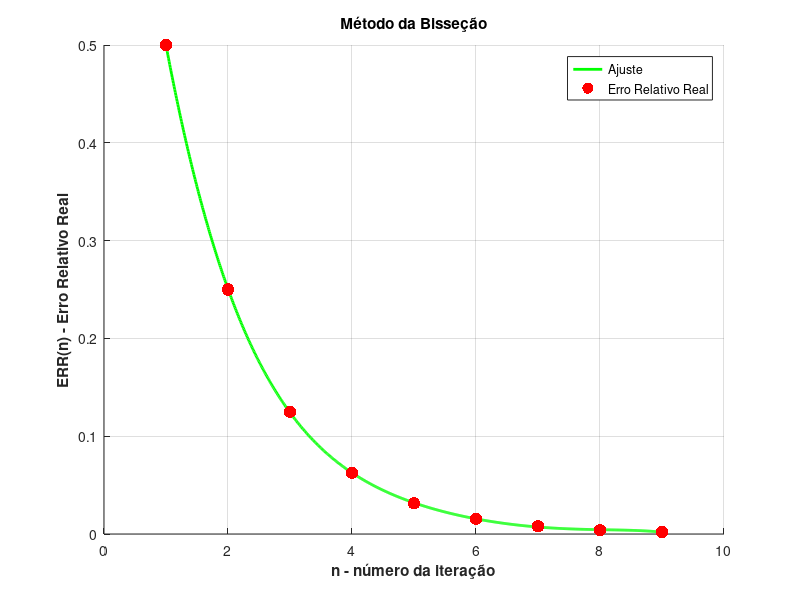
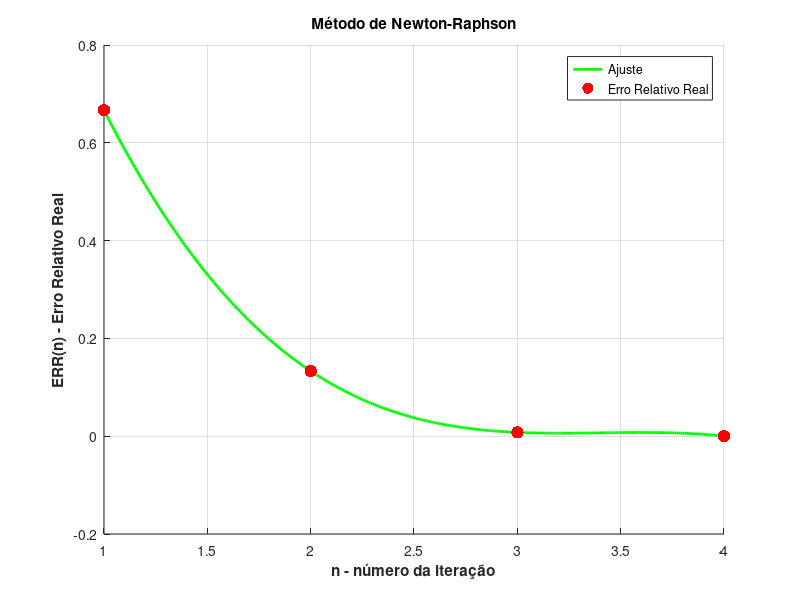
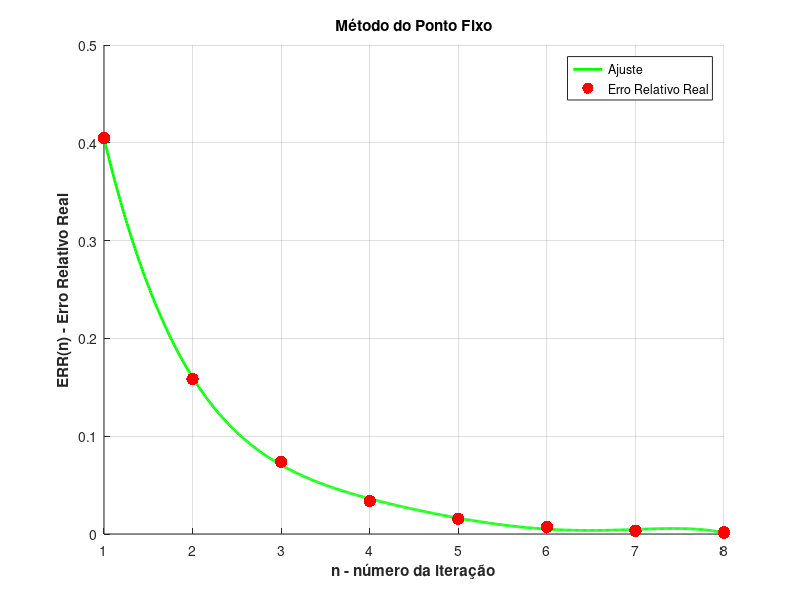

The MATLAB source for these figures, in order: (Note: this script raises an error after producing the figures.)
home
clear;

# Método da Bisseção # (1)
xNSBissecao = 1.001953;
itBissecao = [0.5 0.25 0.125 0.0625 0.0313 0.0156 0.0078 0.0039 0.0020];
sizeItBi = size(itBissecao)(2);

# Método de Newton-Raphson # (2)
xNSNewRap = 1.000031;
itNewRap = [0.6667 0.1333 0.0078 0.0000];
sizeItNewRap = size(itNewRap)(2);

# Método do Ponto fixo # (3)
xNSPonFi = 1.001540;
itPonFi = [0.4049 0.1584 0.0738 0.0337 0.0156 0.0072 0.0033 0.0015];
sizeItPonFi = size(itPonFi)(2);

# Método Regula Falsi # (4)
xNSRegFal = 0.998049;
itRegFal = [0.6667 0.4000 0.2222 0.1176 0.0606 0.0308 0.0155 0.0078 0.0039 0.0020];
sizeItRegFal = size(itRegFal)(2);

# Método da Secante # (5)
xNSSecante = 1.001029;
itSecante = [0.4000 0.1176 0.0187 0.0010];
sizeItSecante = size(itSecante)(2);

# Plotando gráfico de cada método

# (1)
coeffs1 = polyfit(1:sizeItBi, itBissecao, 5);
# Novo intervalo
t1 = 1:0.01:sizeItBi;
y_fit1 = polyval(coeffs1, t1);

figure()
hold on
plot(t1, y_fit1, 'g', 'linewidth', 2);
plot(1:sizeItBi, itBissecao, 'marker', 'o', 'markersize', 9, 'linestyle', 'none', "markerfacecolor", 'r', "markeredgecolor", 'none');
hold off
ylabel("ERR(n) - Erro Relativo Real", "fontweight", "b");
xlabel("n - número da iteração", "fontweight", "b");
title('Método da Bisseção');
legend('Ajuste','Erro Relativo Real');
grid on;

# (2)
coeffs2 = polyfit(1:sizeItNewRap, itNewRap, 3);
# Novo intervalo
t2 = 1:0.01:sizeItNewRap;
y_fit2 = polyval(coeffs2, t2);

figure()
hold on
plot(t2, y_fit2, 'g', 'linewidth', 2);
plot(1:sizeItNewRap, itNewRap, 'marker', 'o', 'markersize', 9, 'linestyle', 'none', "markerfacecolor", 'r', "markeredgecolor", 'none');
hold off
ylabel("ERR(n) - Erro Relativo Real", "fontweight", "b");
xlabel("n - número da iteração", "fontweight", "b");
legend('Ajuste','Erro Relativo Real');
title('Método de Newton-Raphson');
grid on;

# (3)
coeffs3 = polyfit(1:sizeItPonFi, itPonFi, 5);
# Novo intervalo
t3 = 1:0.01:sizeItPonFi;
y_fit3 = polyval(coeffs3, t3);

figure()
hold on
plot(t3, y_fit3, 'g', 'linewidth', 2);
plot(1:sizeItPonFi, itPonFi, 'marker', 'o', 'markersize', 9, 'linestyle', 'none', "markerfacecolor", 'r', "markeredgecolor", 'none');
hold off
ylabel("ERR(n) - Erro Relativo Real", "fontweight", "b");
xlabel("n - número da iteração", "fontweight", "b");
legend('Ajuste','Erro Relativo Real');
title('Método do Ponto Fixo');
grid on;

# (4)
coeffs = polyfit(1:sizeItRegFal, itRegFal, 5);
# Novo intervalo
t4 = 1:0.01:sizeItRegFal;
y_fit4 = polyval(coeffs4, t4);

figure()
hold on
plot(t4, y_fit4, 'g', 'linewidth', 2);
plot(1:sizeItRegFal, itRegFal, 'marker', 'o', 'markersize', 9, 'linestyle', 'none', "markerfacecolor", 'r', "markeredgecolor", 'none');
hold off
ylabel("ERR(n) - Erro Relativo Real", "fontweight", "b");
xlabel("n - número da iteração", "fontweight", "b");
title('Método Regula Falsi');
legend('Ajuste','Erro Relativo Real');
grid on;

# (5)
coeffs5 = polyfit(1:sizeItSecante, itSecante, 3);
# Novo intervalo
t5 = 1:0.01:sizeItSecante;
y_fit5 = polyval(coeffs5, t5);

figure()
hold on
plot(t5, y_fit5, 'g', 'linewidth', 2);
plot(1:sizeItSecante, itSecante, 'marker', 'o', 'markersize', 9, 'linestyle', 'none', "markerfacecolor", 'r', "markeredgecolor", 'none');
hold off
ylabel("ERR(n) - Erro Relativo Real", "fontweight", "b");
xlabel("n - número da iteração", "fontweight", "b");
title('Método da Secante');
legend('Ajuste','Erro Relativo Real');
grid on;




